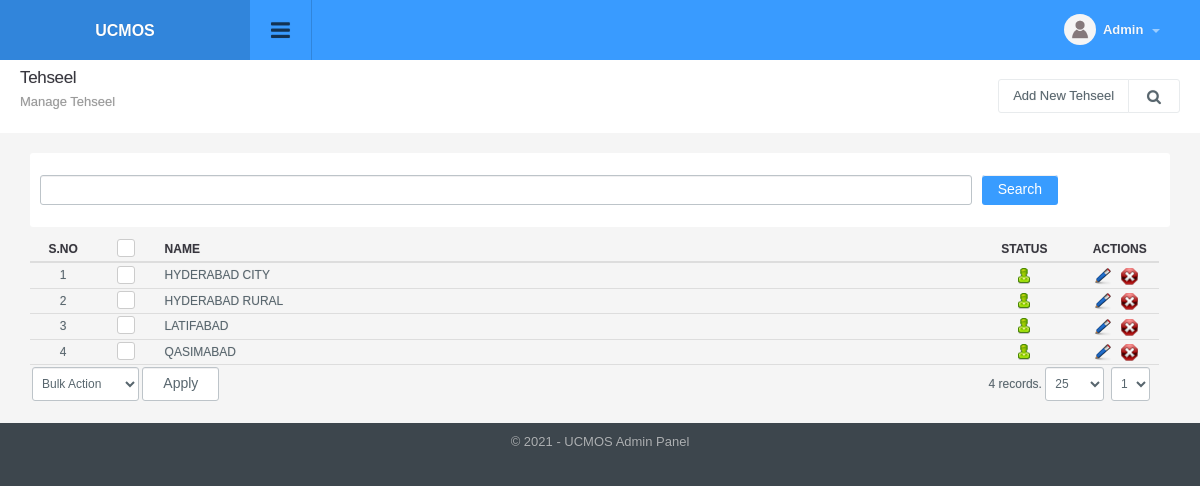
Page /tehseel_manage.php (signed in) on the committed database.
### tables this page shows
CREATE TABLE `config_variable` (
  `id` int(11) NOT NULL,
  `config_type_id` int(11) NOT NULL,
  `title` varchar(512) NOT NULL,
  `notes` varchar(512) NOT NULL,
  `type` varchar(200) NOT NULL,
  `default_values` text NOT NULL,
  `key` varchar(200) NOT NULL,
  `value` text NOT NULL,
  `sortorder` int(11) NOT NULL
);

CREATE TABLE `tehseel` (
  `id` int(11) NOT NULL,
  `name` varchar(220) NOT NULL,
  `status` int(1) NOT NULL DEFAULT 1,
  `ts` timestamp NOT NULL DEFAULT current_timestamp() ON UPDATE current_timestamp()
);

### include/utility.php (called while the page is built, shortened)
<?php
function get_config($var){
	global $dblink;
	$sql="select value from config_variable where `key`='".slash($var)."'";
	$resConfig=doquery($sql,$dblink);
	if(numrows($resConfig)>0){
		while($rowConfig=dofetch($resConfig))
			return unslash($rowConfig["value"]);
	}
}
$site_title=get_config("site_title");
function slash($str){
	if(!is_array($str))
		return utf8_encode(addslashes($str));
	else{
		for($i=0; $i<count($str); $i++)
			$str[$i]=slash($str[$i]);
		return $str;
	}
}
function unslash($str){
	return stripslashes(utf8_decode($str));
	}

### include/db.php (called while the page is built, shortened)
<?php
function doquery($qr,$lnk){
	@$res=mysqli_query($lnk,$qr) or die($qr." - ".mysqli_error($lnk));
	return $res;
}
function dofetch($rs){
	@$rec=mysqli_fetch_array($rs);
	return $rec;
}
function numrows($rs){
	return mysqli_num_rows($rs);
}

### modules/tehseel/list.php (the view, shortened to what this page needs)
<?php
$q="";
$extra='';
$is_search=false;
if(isset($_SESSION["tehseel_manage"]["q"]))
	$q=$_SESSION["tehseel_manage"]["q"];
else
	$q="";
?>
<div class="page-header">
	<h1 class="title"> Tehseel</h1>
  	<ol class="breadcrumb">
    	<li class="active">Manage Tehseel</li>
  	</ol>
  	<div class="right">
    	<div class="btn-group" role="group" aria-label="...">
        	<a href="tehseel_manage.php?tab=add" class="btn btn-light editproject">Add New Tehseel</a> <a id="topstats" class="btn btn-light" href="#"><i class="fa fa-search"></i></a>
        </div>
  	</div>
</div>
<ul class="topstats clearfix search_filter"<?php if($is_search) echo ' style="display: block"';?>>
	<li class="col-xs-12 col-lg-12 col-sm-12">
        <div>
        	<form class="form-horizontal" action="" method="get">
                <div class="col-sm-10 col-xs-8">
                  <input type="text" title="Enter String" value="<?php echo $q;?>" name="q" id="search" class="form-control" >
                </div>
                <div class="col-sm-1 col-xs-2">
                    <input type="submit" class="btn btn-default btn-l" value="Search" alt="Search Record" title="Search Record" />
                </div>
          	</form>
        </div>
  	</li>
</ul>
<div class="panel-body table-responsive">
	<table class="table table-hover list">
    	<thead>
            <tr>
                <th width="5%" class="text-center">S.no</th>
                <th class="text-center" width="5%"><div class="checkbox checkbox-primary">
                    <label for="select_all"></label></div></th>
                <th width="60%">Name</th>
                <th width="10%" class="text-center">Status</th>
                <th width="5%">Actions</th>
            </tr>
    	</thead>
    	<tbody>
			<?php
            $sql="select * from tehseel where 1 $extra";
            $rs=show_page($rows, $pageNum, $sql);
            if(numrows($rs)>0){
                $sn=1;
                while($r=dofetch($rs)){
                    ?>
                    <tr>
                        <td class="text-center"><?php echo $sn;?></td>
                        <td class="text-center"><div class="checkbox margin-t-0 checkbox-primary">
                            <label for="<?php echo "rec_".$sn?>"></label></div>
                        </td>
                        <td><?php echo unslash($r["name"]); ?></td>
                        <td class="text-center"><a href="tehseel_manage.php?id=<?php echo $r['id'];?>&tab=status&s=<?php echo ($r["status"]==0)?1:0;?>">
                            <?php
                            if($r["status"]==0){
                                ?>
                                <img src="images/offstatus.png" alt="Off" title="Set Status On">
                                <?php
                            }
                            else{
                                ?>
                                <img src="images/onstatus.png" alt="On" title="Set Status Off">
                                <?php
                            }
                            ?>
                        </a></td>
                        <td>
                            <a href="tehseel_manage.php?tab=edit&id=<?php echo $r['id'];?>"><img title="Edit Record" alt="Edit" src="images/edit.png"></a>&nbsp;&nbsp;
                            <a onclick="return confirm('Are you sure you want to delete')" href="tehseel_manage.php?id=<?php echo $r['id'];?>&amp;tab=delete"><img title="Delete Record" alt="Delete" src="images/delete.png"></a>
                        </td>
                    </tr>
                    <?php
                    $sn++;
                }
                ?>
                <tr>
                    <td colspan="3" class="actions">
                        <select name="bulk_action" id="bulk_action" title="Choose Action">
                            <option value="null">Bulk Action</option>
                        </select>
                        <input type="button" name="apply" value="Apply" id="apply_bulk_action" class="btn btn-light" title="Apply Action"  />
                    </td>
                    <td colspan="3" class="paging" title="Paging" align="right"><?php echo pages_list($rows, "admin", $sql, $pageNum)?></td>
                </tr>
                <?php
            }
            else{
                ?>
                <tr>
                    <td colspan="8"  class="no-record">No Result Found</td>
                </tr>
                <?php
            }
            ?>
    	</tbody>
  	</table>
</div>

### include/header.php (shortened to what this page needs)
<!DOCTYPE html PUBLIC "-//W3C//DTD XHTML 1.0 Transitional//EN" "http://www.w3.org/TR/xhtml1/DTD/xhtml1-transitional.dtd">
<html xmlns="http://www.w3.org/1999/xhtml">
<head>
<link type="text/css" rel="stylesheet" href="css/font-awesome.min.css" />
<link type="text/css" rel="stylesheet" href="css/font-awesome.css" />
<link type="text/css" rel="stylesheet"  href="css/bootstrap.css" />
<link rel="stylesheet" href="css/bootstrap-datetimepicker.min.css" />
<link type="text/css" rel="stylesheet"  href="css/awesome-bootstrap-checkbox.css" />
<link href="css/general.css" type="text/css" rel="stylesheet" />
<link type="text/css" rel="stylesheet"  href="css/style.css" />
<link rel="stylesheet" href="//code.jquery.com/ui/1.12.1/themes/base/jquery-ui.css">
</head>
<body>
	<div id="wrapper" class="round_corners">
    	<div id="top" class="clearfix">
            <div class="applogo">
			<a href="index.php" class="logo"><?php $admin_logo=get_config("admin_logo"); if(empty($admin_logo)) echo $site_title; else { ?><img src="<?php echo $file_upload_root;?>config/<?php echo $admin_logo?>" /><?php }?></a>
            </div>
            <a class="sidebar-open-button" href="#"><i class="fa fa-bars"></i></a>
            <ul class="top-right">
            	<li class="dropdown link">
                	<a class="dropdown-toggle profilebox" data-toggle="dropdown" href="#">
                    	<img alt="img" src="images/profileimg-default.png">
                        <b><?php echo ucfirst((isset($_SESSION["logged_in_admin"]) && $_SESSION["logged_in_admin"]!="")?$_SESSION["logged_in_admin"]["name"]:"Guest");?></b>
                        <span class="caret"></span>
                    </a>
                </li>
           </ul>
        </div>
		<div class="content" style="margin-left:0">

### include/footer.php (shortened to what this page needs)
<div id="footer" class="bottom_round_corners">
	<div id="footer_content">
    	<address>&copy; <?php echo date("Y");?> - <?php echo $site_title; ?> Admin Panel</address>
    </div>
</div>
<link href="js/fancybox/jquery.fancybox.min.css" rel="stylesheet" type="text/css" />
<link href="js/chosen/chosen.css" rel="stylesheet" type="text/css" />
<link rel="stylesheet" type="text/css" href="css/angularjs-datetime-picker.css" />
</body>
</html>

### rows in the picture
config_variable: value "UCMOS"
tehseel: name "HYDERABAD CITY", status 1 (drawn)
tehseel: name "HYDERABAD RURAL", status 1 (drawn)
tehseel: name "LATIFABAD", status 1 (drawn)
tehseel: name "QASIMABAD", status 1 (drawn)

### other values in the picture
pages_list($rows, "admin", $sql, $pageNum) "4 records."
form field page "1"
